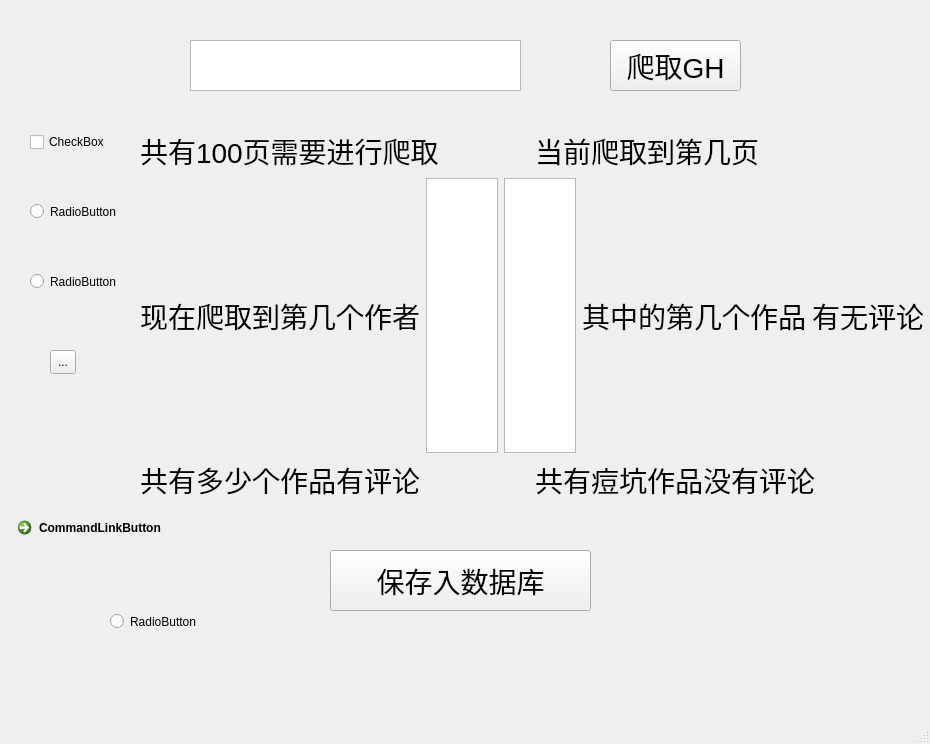
<?xml version="1.0" encoding="UTF-8"?>
<ui version="4.0">
 <class>MainWindow</class>
 <widget class="QMainWindow" name="MainWindow">
  <property name="geometry">
   <rect>
    <x>0</x>
    <y>0</y>
    <width>930</width>
    <height>744</height>
   </rect>
  </property>
  <property name="windowTitle">
   <string>MainWindow</string>
  </property>
  <widget class="QWidget" name="centralwidget">
   <widget class="QPushButton" name="pushButton">
    <property name="geometry">
     <rect>
      <x>610</x>
      <y>40</y>
      <width>131</width>
      <height>51</height>
     </rect>
    </property>
    <property name="font">
     <font>
      <pointsize>21</pointsize>
     </font>
    </property>
    <property name="text">
     <string>爬取GH</string>
    </property>
   </widget>
   <widget class="QWidget" name="verticalLayoutWidget">
    <property name="geometry">
     <rect>
      <x>140</x>
      <y>130</y>
      <width>784</width>
      <height>371</height>
     </rect>
    </property>
    <property name="font">
     <font>
      <pointsize>21</pointsize>
     </font>
    </property>
    <layout class="QVBoxLayout" name="verticalLayout">
     <item>
      <layout class="QHBoxLayout" name="horizontalLayout">
       <item>
        <widget class="QLabel" name="label_4">
         <property name="font">
          <font>
           <pointsize>21</pointsize>
          </font>
         </property>
         <property name="text">
          <string>共有100页需要进行爬取</string>
         </property>
        </widget>
       </item>
       <item>
        <widget class="QLabel" name="label">
         <property name="font">
          <font>
           <pointsize>21</pointsize>
          </font>
         </property>
         <property name="text">
          <string>当前爬取到第几页</string>
         </property>
        </widget>
       </item>
      </layout>
     </item>
     <item>
      <layout class="QHBoxLayout" name="horizontalLayout_3">
       <item>
        <widget class="QLabel" name="label_8">
         <property name="font">
          <font>
           <pointsize>21</pointsize>
          </font>
         </property>
         <property name="text">
          <string>现在爬取到第几个作者</string>
         </property>
        </widget>
       </item>
       <item>
        <widget class="QTreeView" name="treeView"/>
       </item>
       <item>
        <widget class="QTableWidget" name="tableWidget"/>
       </item>
       <item>
        <widget class="QLabel" name="label_9">
         <property name="font">
          <font>
           <pointsize>21</pointsize>
          </font>
         </property>
         <property name="text">
          <string>其中的第几个作品</string>
         </property>
         <property name="textInteractionFlags">
          <set>Qt::NoTextInteraction</set>
         </property>
        </widget>
       </item>
       <item>
        <widget class="QLabel" name="label_7">
         <property name="font">
          <font>
           <pointsize>21</pointsize>
          </font>
         </property>
         <property name="text">
          <string>有无评论</string>
         </property>
         <property name="textInteractionFlags">
          <set>Qt::NoTextInteraction</set>
         </property>
        </widget>
       </item>
      </layout>
     </item>
     <item>
      <layout class="QHBoxLayout" name="horizontalLayout_2">
       <item>
        <widget class="QLabel" name="label_6">
         <property name="font">
          <font>
           <pointsize>21</pointsize>
          </font>
         </property>
         <property name="text">
          <string>共有多少个作品有评论</string>
         </property>
        </widget>
       </item>
       <item>
        <widget class="QLabel" name="label_5">
         <property name="font">
          <font>
           <pointsize>21</pointsize>
          </font>
         </property>
         <property name="text">
          <string>共有痘坑作品没有评论</string>
         </property>
        </widget>
       </item>
      </layout>
     </item>
    </layout>
   </widget>
   <widget class="QPushButton" name="pushButton_2">
    <property name="geometry">
     <rect>
      <x>330</x>
      <y>550</y>
      <width>261</width>
      <height>61</height>
     </rect>
    </property>
    <property name="font">
     <font>
      <pointsize>21</pointsize>
     </font>
    </property>
    <property name="text">
     <string>保存入数据库</string>
    </property>
   </widget>
   <widget class="QTextEdit" name="textEdit">
    <property name="geometry">
     <rect>
      <x>190</x>
      <y>40</y>
      <width>331</width>
      <height>51</height>
     </rect>
    </property>
    <property name="font">
     <font>
      <pointsize>21</pointsize>
     </font>
    </property>
   </widget>
   <widget class="QRadioButton" name="radioButton">
    <property name="geometry">
     <rect>
      <x>30</x>
      <y>200</y>
      <width>112</width>
      <height>23</height>
     </rect>
    </property>
    <property name="text">
     <string>RadioButton</string>
    </property>
   </widget>
   <widget class="QRadioButton" name="radioButton_2">
    <property name="geometry">
     <rect>
      <x>30</x>
      <y>270</y>
      <width>112</width>
      <height>23</height>
     </rect>
    </property>
    <property name="text">
     <string>RadioButton</string>
    </property>
   </widget>
   <widget class="QToolButton" name="toolButton">
    <property name="geometry">
     <rect>
      <x>50</x>
      <y>350</y>
      <width>26</width>
      <height>24</height>
     </rect>
    </property>
    <property name="text">
     <string>...</string>
    </property>
   </widget>
   <widget class="QCommandLinkButton" name="commandLinkButton">
    <property name="geometry">
     <rect>
      <x>10</x>
      <y>510</y>
      <width>177</width>
      <height>41</height>
     </rect>
    </property>
    <property name="text">
     <string>CommandLinkButton</string>
    </property>
   </widget>
   <widget class="QRadioButton" name="radioButton_3">
    <property name="geometry">
     <rect>
      <x>110</x>
      <y>610</y>
      <width>112</width>
      <height>23</height>
     </rect>
    </property>
    <property name="text">
     <string>RadioButton</string>
    </property>
   </widget>
   <widget class="QCheckBox" name="checkBox">
    <property name="geometry">
     <rect>
      <x>30</x>
      <y>130</y>
      <width>82</width>
      <height>24</height>
     </rect>
    </property>
    <property name="text">
     <string>CheckBox</string>
    </property>
   </widget>
  </widget>
  <widget class="QMenuBar" name="menubar">
   <property name="geometry">
    <rect>
     <x>0</x>
     <y>0</y>
     <width>930</width>
     <height>23</height>
    </rect>
   </property>
  </widget>
  <widget class="QStatusBar" name="statusbar"/>
 </widget>
 <resources/>
 <connections/>
</ui>
